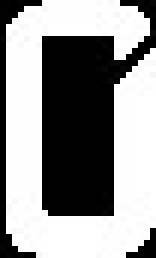
%> input picture templates/01.png, 26 x 43 px (shown 6 times larger); its folder holds only this picture in this run
$ octave mejn.m   (GNU Octave 9; MATLAB toolbox functions it lacks are replaced by stand-ins)
%> lines starting %> are read from the running program, lines starting %| are printed output that depends on the picture; in (x1, y1, x2, y2) boxes, pixels count from 0 and x2, y2 are one past the last pixel; in counts of white or black regions, pixels touching at a corner belong together; the program's own positions count from 1
%% Cistacica
close all
clear all
clc
%% Ucitavanje slike
[file, folder] = uigetfile('*.jpg') %Vraca naziv fajla (sa ekstenzijom) i putanju foldera gdje se fajl nalazi
%> the answer given: templates/01.png
path = append(folder, file); %Pravimo punu putanju do fajla
licensePlate = imread(path); % ucitavamo sliku
%> licensePlate is the input picture: size 43x26x3 uint8; min 0, max 255, mean 147.5
figure, imshow(licensePlate) %prikazujemo ucitanu sliku
%%
licensePlateGray = rgb2gray(licensePlate);
histogram(licensePlateGray)
%> figure, not shown here; tallest bar 625 high, from x = 250 to 300
threshold = 100;
licensePlateBW = licensePlateGray < threshold;
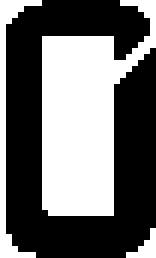
%> licensePlateBW: size 43x26 logical (shown 6 times larger); 42% white; 3 white regions (1 under 20 px), largest, box (x1, y1, x2, y2) and area: (7, 0, 26, 36) 394, (0, 0, 7, 43) 64
imshow(licensePlateBW)
%%
whiteCountPerRow = sum(licensePlateBW,2);
%> whiteCountPerRow = 43 values, max 17 at index 11, min 1 at index 37, mean 10.93
plot(whiteCountPerRow)
xlabel('Row Number (Up-down)')
ylabel('Number of White Pixels')
grid on
axis tight
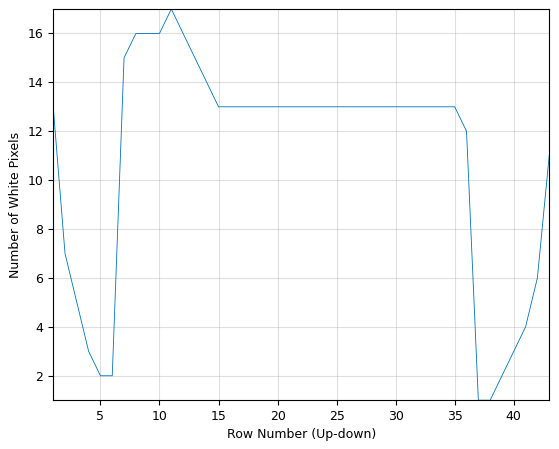
%> figure redrawn from the program's plot data; curve peaks at x = 11, y = 17
%%
regions = whiteCountPerRow > 110;
%> regions = 43 logical values, 0 true
plot(1:length(whiteCountPerRow), whiteCountPerRow)
hold on
plot(regions*400)
hold off
xlabel('Row Number (Up-down)')
ylabel('Number of White Pixels')
grid on
axis tight
legend('White Count', 'Regions')
%> figure, not shown here; curve peaks at x = 11, y = 17
%%
plot(diff(regions))
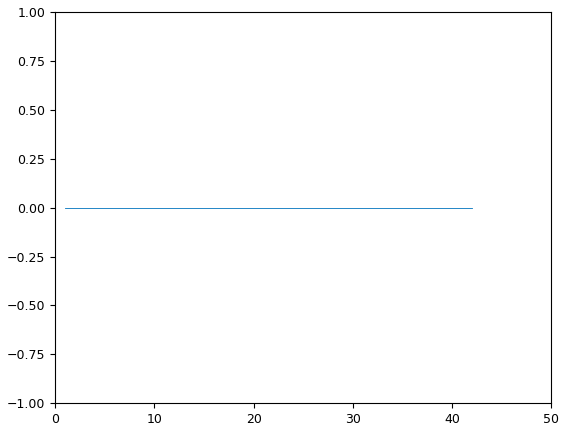
%> figure redrawn from the program's plot data
startIdx = [1; find(diff(regions)==1)]
%> startIdx = 1
endIdx = [find(diff(regions)==-1); length(regions)]
%> endIdx = 43
[~,widestRegionIdx] = max(endIdx-startIdx)
%> widestRegionIdx = 1
upperLimitROI = startIdx(widestRegionIdx)
%> upperLimitROI = 1
lowerLimitROI = endIdx(widestRegionIdx)
%> lowerLimitROI = 43
%%
licensNumberROI = licensePlateBW(upperLimitROI:lowerLimitROI,:);
imshow(licensNumberROI)
%%
whiteCountPerColumn = sum(licensNumberROI,1);
%> whiteCountPerColumn = 26 values, max 43 at index 1, min 1 at index 7, mean 18.08
imshow(licensNumberROI)
hold on
plot(max(whiteCountPerColumn) - whiteCountPerColumn,'r',"LineWidth",3)
xlabel('Row Number (Left-Right)')
ylabel('Number of White Pixels')
grid on
axis tight
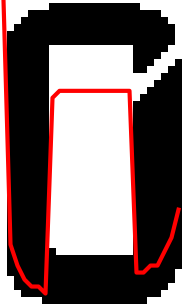
%> figure redrawn from the program's plot data; shown 7 times larger
hold off
%%
regions = whiteCountPerColumn > 5;
%> regions = 26 logical values, 17 true
plot(whiteCountPerColumn)
hold on
plot(regions*400)
hold off
xlabel('Row Number (Up-down)')
ylabel('Number of White Pixels')
grid on
axis tight
legend('White Count', 'Regions')
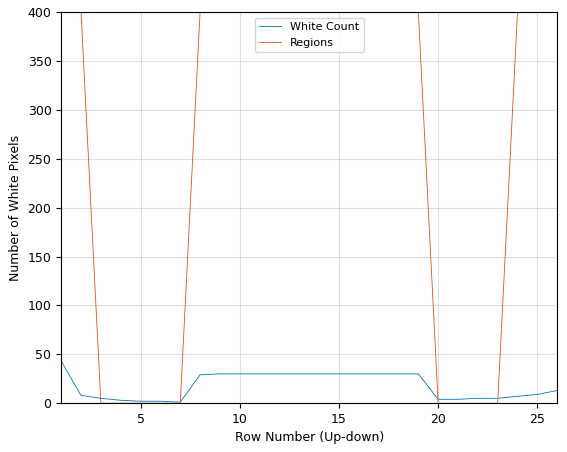
%> figure redrawn from the program's plot data; curve peaks at x = 1, y = 43; curve peaks at x = 1, y = 400
%%
startIdx = [1 find(diff(regions)==1)]
%> startIdx = [1 7 23]
endIdx = [find(diff(regions)==-1) length(regions)]
%> endIdx = [2 19 26]
regions = endIdx-startIdx
%> regions = [1 12 3]
widthThreshold = mean(regions)
%> widthThreshold = 5.33
%%
letterImage = licensNumberROI(:,startIdx(2):endIdx(2)+1);
imshow(letterImage)
%%
templateDir = fullfile(pwd,'templates');
templates = dir(fullfile(templateDir,"*.png"));
figurecandidateImage = cell(length(templates),2);
for p=1:length(templates)
    subplot(6,7,p)
    [~,fileName] = fileparts(templates(p).name);
    candidateImage{p,1} = fileName;
    candidateImage{p,2} = imread(fullfile(templates(p).folder,templates(p).name));
    imshow(candidateImage{p,2})
end
%%
template1 = imread(fullfile(templates(1).folder,templates(1).name));
figure
imshow(template1)
%%
x = randi(10,1,4)
y = randi(10,1,4)
temp = x - y;
distanceND = sqrt(abs(sum(temp.^2)))
%%
letterImage = imresize(letterImage,size(template1));
%> letterImage: size 43x26 logical; 59.7% white; 1 black region, box (x1, y1, x2, y2) and area: (0, 0, 26, 43) 450
figure
subplot(1,2,1)
imshow(letterImage)
subplot(1,2,2)
imshow(template1)
%%
distance = zeros(1,length(templates));
for p=1:length(templates)
    distance(p) = abs(sum((letterImage-double(candidateImage{p,2})).^2,"all"))/numel(candidateImage{p,2});
end
figure
chars = ["0","1","2","3","4","5","6","7","8","9", "A","B","C","D","E","F","G","H","I","J","K","L","M","N","O", "P","Q","R","S","T","U","V","W","X","Y","Z","~"];
plot(distance)
xticklabels(chars)
xticks(1:length(chars))
xlim([1 37])
grid on
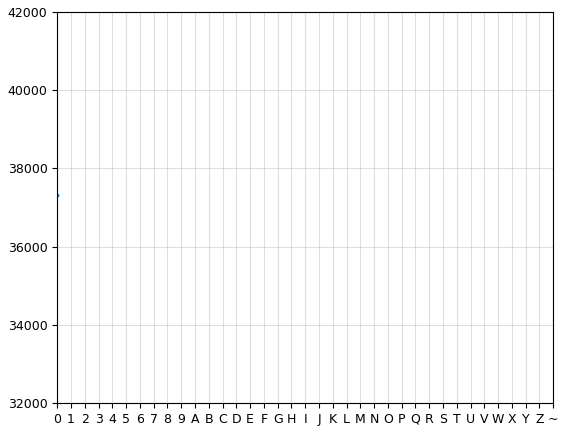
%> figure redrawn from the program's plot data
[d,idx] = min(distance);
%> d = 37323.4; idx = 1
templates(idx)
%> ans = {bytes 1809, isdir false, datenum 0}
[~,letter] = fileparts(templates(idx).name)
%%
licenseNumber = '';
for p=1:length(regions)
    if regions(p) > widthThreshold
        % Extract the letter
        letterImage = licensNumberROI(:,startIdx(p):endIdx(p));
        % Compare to templates
        distance = zeros(1,length(templates));
        for t=1:length(templates)
            letterImage = imresize(letterImage,size(candidateImage{t,2}));
            distance(t) = abs(sum((letterImage-double(candidateImage{t,2})).^2,"all"));
        end
        [d,idx] = min(distance);
        letter = candidateImage{idx,1};
       if ~contains(chars, letter) %Unknown character
            letter = " ";
        end
        licenseNumber(end+1) = letter;
        end
    end
%> this loop made 3 passes
%> (d, idx) on pass 2: (125110833, 1)
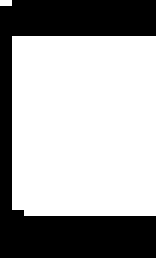
%> letterImage: size 43x26 logical (shown 6 times larger); 64.4% white; 1 black region, box (x1, y1, x2, y2) and area: (0, 0, 26, 43) 398
%> after the loop, distance = 125110833; licenseNumber = ' '
    licenseNumber
%> licenseNumber = ' '
